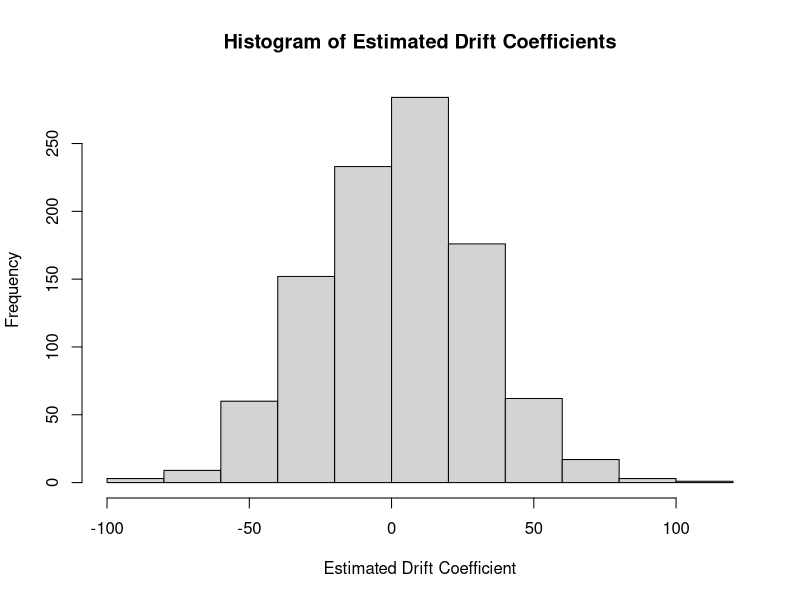

Source code (R):
# Set the parameters
S0 <- 100       # Initial stock price
sigma <- 0.2    # Volatility
r <- 0.03       # True drift (the drift coefficient you want to estimate)
T <- 1          # Time horizon in years
n <- 252        # Number of time steps (daily data for a year)
dt <- T / n     # Time step

# Number of simulations
num_simulations <- 1000

# Create an empty matrix to store the simulated prices
simulated_prices <- matrix(0, nrow = n, ncol = num_simulations)

# Perform the Monte Carlo simulations
set.seed(123) # Set a seed for reproducibility

for (j in 1:num_simulations) {
  prices <- numeric(n + 1)
  prices[1] <- S0
  
  for (i in 1:n) {
    z <- rnorm(1) # Generate a standard normal random variable
    S_t <- prices[i] * exp((r - 0.5 * sigma^2) * dt + sigma * sqrt(dt) * z)
    prices[i + 1] <- S_t
  }
  
  simulated_prices[, j] <- prices[-1]
}

# Calculate the drift coefficient for each simulation
estimated_drift <- numeric(num_simulations)

for (j in 1:num_simulations) {
  log_returns <- log(simulated_prices[, j] / S0)
  estimated_drift[j] <- mean(log_returns) / dt
}

# Plot a histogram of the estimated drift coefficients
hist(estimated_drift, main = 'Histogram of Estimated Drift Coefficients', xlab = 'Estimated Drift Coefficient')

# Calculate summary statistics
mean_estimated_drift <- mean(estimated_drift)
stddev_estimated_drift <- sd(estimated_drift)

# Print the results
cat("True Drift (Actual):", r, "\n")
cat("Mean Estimated Drift:", mean_estimated_drift, "\n")
cat("Standard Deviation of Estimated Drift:", stddev_estimated_drift, "\n")
